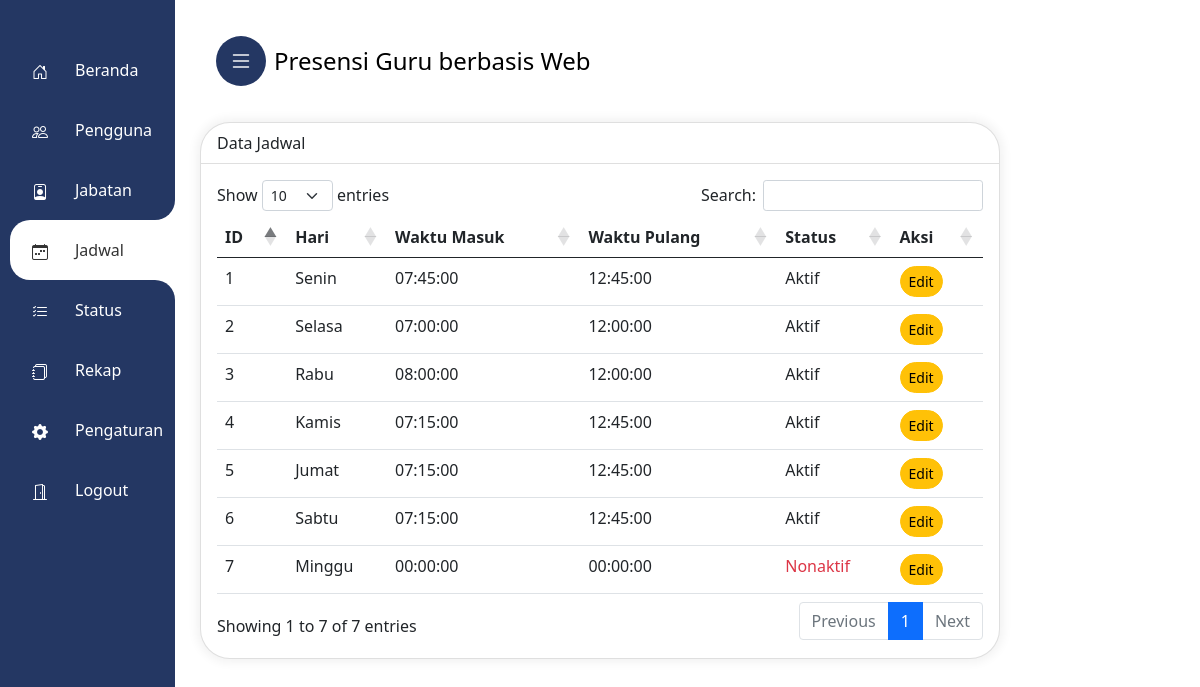
Screenshot of /admin/jadwal.php (signed in) with the database file from the repository.
### tables this page shows
CREATE TABLE `jadwal` (
  `id_jadwal` int(11) NOT NULL,
  `nama_hari` varchar(11) NOT NULL,
  `waktu_masuk` time NOT NULL,
  `waktu_pulang` time NOT NULL,
  `status` varchar(11) NOT NULL
);

### admin/jadwal.php (the view, shortened to what this page needs)
<?php
include_once 'main-admin.php';
    ?>
<!DOCTYPE html>
<html lang="en">
<head>
    <link href="https://cdn.jsdelivr.net/npm/bootstrap@5.0.0-beta2/dist/css/bootstrap.min.css" rel="stylesheet"
>
</head>
<body>
    <div class="mx-auto">
        <div class="card">
            <div class="card-header">
                Data Jadwal
            </div>
            <div class="card-body">
                <table class="table">
                    <thead>
                        <tr>
                            <th scope="col">ID</th>
                            <th scope="col">Hari</th>
                            <th scope="col">Waktu Masuk</th>
                            <th scope="col">Waktu Pulang</th>
                            <th scope="col">Status</th>
                            <th scope="col">Aksi</th>
                        </tr>
                    </thead>
                    <tbody>
                        <?php
                        $sql = "SELECT * FROM jadwal";
                        $stmt = $conn->prepare($sql);
                        $stmt->execute();
                        $result = $stmt->fetchAll(PDO::FETCH_ASSOC);
                        foreach ($result as $row) {
                            $id_jadwal = $row['id_jadwal'];
                            $nama_hari = $row['nama_hari'];
                            $waktu_masuk = $row['waktu_masuk'];
                            $waktu_pulang = $row['waktu_pulang'];
                            $status = $row['status'];
                            ?>
                            <tr>
                                <td scope="row">
                                    <?php echo $id_jadwal ?>
                                </td>
                                <td scope="row">
                                    <?php echo $nama_hari ?>
                                </td>
                                <td scope="row">
                                    <?php echo $waktu_masuk ?>
                                </td>
                                <td scope="row">
                                    <?php echo $waktu_pulang ?>
                                </td>
                                <td scope="row">
                                    <?php if ($status == "Nonaktif") { ?>
                                        <span class='text-danger'><?php echo $status ?></span>
                                    <?php } else { ?>
                                        <span><?php echo $status ?></span>
                                    <?php } ?>
                                </td>
                                <td scope="row">
                                    <a data-bs-toggle="modal" data-bs-target="#editModal"
                                        data-jadwal="<?php echo $id_jadwal ?>" data-namahari="<?php echo $nama_hari ?>"
                                        data-waktumasuk="<?php echo $waktu_masuk ?>"
                                        data-waktupulang="<?php echo $waktu_pulang ?>" data-status="<?php echo $status ?>">
                                        <button type="button" class="btn btn-warning btn-sm">Edit</button>
                                    </a>
                                </td>
                            </tr>
                            <?php
                        }
                        ?>
                    </tbody>
                </table>
            </div>
        </div>
    </div>
</body>
</html>

### admin/main-admin.php (shortened to what this page needs)
<?php
$current_page = basename($_SERVER['PHP_SELF']);
echo '
<!DOCTYPE html>
<html lang="id-ID" xml:lang="id-ID">
<head>
  <link href="https://cdn.jsdelivr.net/npm/bootstrap@5.1.1/dist/css/bootstrap.min.css" rel="stylesheet">
  <link rel="stylesheet" href="https://cdn.jsdelivr.net/npm/bootstrap-icons@1.9.1/font/bootstrap-icons.css"/>
  <link rel="stylesheet" type="text/css" href="https://cdn.datatables.net/1.13.4/css/dataTables.bootstrap5.min.css">
  <link href="https://cdn.jsdelivr.net/npm/bootstrap@5.0.0-beta2/dist/css/bootstrap.min.css" rel="stylesheet">
  <link rel="stylesheet" href="style.css?key=2">
</head>
<body>
<div class="mx-auto">
<header class="l-header">
<nav class="iniheader navbar p-3 navbar-dark justify-content-start" style="">
<div class="toggle">
    <i class="bi bi-list open"></i>
</div>
<a href="beranda" style="margin-left:8px;color:black;text-decoration:none">Presensi Guru berbasis Web</a>
</nav>
</header>
</div>
    <div class="kolomkiri">
    <div class="navigation active">
    <ul>
        <li class="list';
if ($current_page == "beranda.php") {
    echo " active";
}
echo '">
            <b></b>
            <b></b>
            <a href="beranda" data-text="Beranda">
                <span class="icon"><i class="bi bi-house-door"></i></span>
                <span class="title">Beranda</span>
            </a>
        </li>
        <li class="list';
if ($current_page == "pengguna.php") {
    echo " active";
}
echo '">
            <b></b>
            <b></b>
            <a href="pengguna" data-text="Data Pengguna">
                <span class="icon"><i class="bi bi-people"></i></span>
                <span class="title">Pengguna</span>
            </a>
        </li>
        <li class="list';
if ($current_page == "jabatan.php") {
    echo " active";
}
echo '">
            <b></b>
            <b></b>
            <a href="jabatan" data-text="Jabatan">
                <span class="icon"><i class="bi bi-person-badge"></i></span>
                <span class="title">Jabatan</span>
            </a>
        </li>
        <li class="list';
if ($current_page == "jadwal.php") {
    echo " active";
}
echo '">
            <b></b>
            <b></b>
            <a href="jadwal" data-text="Jadwal">
                <span class="icon"><i class="bi bi-calendar-week"></i></span>
                <span class="title">Jadwal</span>
            </a>
        </li>
        <li class="list';
if ($current_page == "status.php") {
    echo " active";
}
echo '">
            <b></b>
            <b></b>
            <a href="status" data-text="Status Absen">
                <span class="icon"><i class="bi bi-list-check"></i></span>
                <span class="title">Status</span>
            </a>
        </li>
        <li class="list';
if ($current_page == "rekap.php" || $current_page == "hasil_rekap.php" || $current_page == "rekap_harian.php") {
    echo " active";
}
echo '">
            <b></b>
            <b></b>
            <a href="rekap" data-text="Rekap">
                <span class="icon"><i class="bi bi-journals"></i></span>
                <span class="title">Rekap</span>
            </a>
        </li>
        <li class="list';
if ($current_page == "pengaturan.php") {
    echo " active";
}
echo '">
            <b></b>
            <b></b>
            <a href="pengaturan" data-text="Pengaturan">
                <span class="icon"><i class="bi bi-gear-fill"></i></span>
                <span class="title">Pengaturan</span>
            </a>
        </li>
        <li class="list">
            <b></b>
            <b></b>
            <a href="logout" data-text="Logout">
                <span class="icon"><i class="bi bi-door-open"></i></span>
                <span class="title">Logout</span>
            </a>
        </li>
    </ul>
</div>
</div>
<div class="navmob">
        <div class="effect"></div>
        <a href="beranda" class="';
if ($current_page == "beranda.php") {
    echo " active";
}
echo '">
            <svg xmlns="http://www.w3.org/2000/svg" width="16" height="16" fill="currentColor" class="bi bi-house-door" viewBox="0 0 16 16"><path d="M8.354 1.146a.5.5 0 0 0-.708 0l-6 6A.5.5 0 0 0 1.5 7.5v7a.5.5 0 0 0 .5.5h4.5a.5.5 0 0 0 .5-.5v-4h2v4a.5.5 0 0 0 .5.5H14a.5.5 0 0 0 .5-.5v-7a.5.5 0 0 0-.146-.354L13 5.793V2.5a.5.5 0 0 0-.5-.5h-1a.5.5 0 0 0-.5.5v1.293L8.354 1.146ZM2.5 14V7.707l5.5-5.5 5.5 5.5V14H10v-4a.5.5 0 0 0-.5-.5h-3a.5.5 0 0 0-.5.5v4H2.5Z"/></svg>
            <span class="text">Beranda</span>
        </a>
        <a href="absensi" class="';
if ($current_page == "absensi.php") {
    echo " active";
}
echo '">
            <svg xmlns="http://www.w3.org/2000/svg" width="16" height="16" fill="currentColor" class="bi bi-card-checklist" viewBox="0 0 16 16"><path d="M14.5 3a.5.5 0 0 1 .5.5v9a.5.5 0 0 1-.5.5h-13a.5.5 0 0 1-.5-.5v-9a.5.5 0 0 1 .5-.5h13zm-13-1A1.5 1.5 0 0 0 0 3.5v9A1.5 1.5 0 0 0 1.5 14h13a1.5 1.5 0 0 0 1.5-1.5v-9A1.5 1.5 0 0 0 14.5 2h-13z"/><path d="M7 5.5a.5.5 0 0 1 .5-.5h5a.5.5 0 0 1 0 1h-5a.5.5 0 0 1-.5-.5zm-1.496-.854a.5.5 0 0 1 0 .708l-1.5 1.5a.5.5 0 0 1-.708 0l-.5-.5a.5.5 0 1 1 .708-.708l.146.147 1.146-1.147a.5.5 0 0 1 .708 0zM7 9.5a.5.5 0 0 1 .5-.5h5a.5.5 0 0 1 0 1h-5a.5.5 0 0 1-.5-.5zm-1.496-.854a.5.5 0 0 1 0 .708l-1.5 1.5a.5.5 0 0 1-.708 0l-.5-.5a.5.5 0 0 1 .708-.708l.146.147 1.146-1.147a.5.5 0 0 1 .708 0z"/></svg>
            <span class="text">Absen</span>
        </a>
        <a class="plus" id="sidebarCollapse" data-bs-toggle="offcanvas" data-bs-target="#offcanvas" role="button" aria-label="Toggle menu">
            <svg xmlns="http://www.w3.org/2000/svg" width="16" height="16" fill="currentColor" class="bi bi-plus" viewBox="0 0 16 16"><path d="M8 4a.5.5 0 0 1 .5.5v3h3a.5.5 0 0 1 0 1h-3v3a.5.5 0 0 1-1 0v-3h-3a.5.5 0 0 1 0-1h3v-3A.5.5 0 0 1 8 4z"/></svg>
        </a>
        <a href="riwayat" class="';
echo '">
            <svg xmlns="http://www.w3.org/2000/svg" width="16" height="16" fill="currentColor" class="bi bi-card-list" viewBox="0 0 16 16"><path d="M14.5 3a.5.5 0 0 1 .5.5v9a.5.5 0 0 1-.5.5h-13a.5.5 0 0 1-.5-.5v-9a.5.5 0 0 1 .5-.5h13zm-13-1A1.5 1.5 0 0 0 0 3.5v9A1.5 1.5 0 0 0 1.5 14h13a1.5 1.5 0 0 0 1.5-1.5v-9A1.5 1.5 0 0 0 14.5 2h-13z"/><path d="M5 8a.5.5 0 0 1 .5-.5h7a.5.5 0 0 1 0 1h-7A.5.5 0 0 1 5 8zm0-2.5a.5.5 0 0 1 .5-.5h7a.5.5 0 0 1 0 1h-7a.5.5 0 0 1-.5-.5zm0 5a.5.5 0 0 1 .5-.5h7a.5.5 0 0 1 0 1h-7a.5.5 0 0 1-.5-.5zm-1-5a.5.5 0 1 1-1 0 .5.5 0 0 1 1 0zM4 8a.5.5 0 1 1-1 0 .5.5 0 0 1 1 0zm0 2.5a.5.5 0 1 1-1 0 .5.5 0 0 1 1 0z"/></svg>
            <span class="text">Riwayat</span>
        </a>
        <a href="profil" class="';
if ($current_page == "profil.php") {
    echo " active";
}
echo '">
            <svg xmlns="http://www.w3.org/2000/svg" width="16" height="16" fill="currentColor" class="bi bi-person" viewBox="0 0 16 16"><path d="M8 8a3 3 0 1 0 0-6 3 3 0 0 0 0 6Zm2-3a2 2 0 1 1-4 0 2 2 0 0 1 4 0Zm4 8c0 1-1 1-1 1H3s-1 0-1-1 1-4 6-4 6 3 6 4Zm-1-.004c-.001-.246-.154-.986-.832-1.664C11.516 10.68 10.289 10 8 10c-2.29 0-3.516.68-4.168 1.332-.678.678-.83 1.418-.832 1.664h10Z"/></svg>
            <span class="text">Profil</span>
        </a>
    </div>
    ';
?>

### admin/style.css (style rules this page uses)
a,a:hover,a:focus { color: inherit;text-decoration: none;transition: all 0.3s; }
.card { box-shadow: 0px 0px 10px 4px rgba(0, 0, 0, 0.05);border:none;border-radius: 30px; }
.l-header { width: 100%;position:relative;top: 0;left: 0;z-index: 99; }
.iniheader { max-width:1080px;font-size: 1.5em; }
.bi { vertical-align: -.125em;pointer-events: none;fill: currentColor; }
.navigation { display:none;position: fixed;top:0;left:0;bottom:0;width:70px;border-radius: 0;box-sizing: initial;border-left: 5px solid #243763;background:#243763;transition: all .3s ease;overflow-x: hidden; }
.navigation ul { position: absolute;top:0;left:0;width: 100%;padding-left: 5px;padding-top: 40px; }
.navigation ul li { position: relative;list-style: none;width: 100%;border-top-left-radius: 20px;border-bottom-left-radius: 20px; }
.navigation ul li.active { background-color: #fff; }
.navigation ul li b:nth-child(1) { position: absolute;top:-20px;height: 20px;width: 100%;background-color: #fff;display: none; }
.navigation ul li b:nth-child(1)::before { content: '';position: absolute;top:0;left:0;width: 100%;height: 100%;border-bottom-right-radius:20px;background-color: #243763; }
.navigation ul li b:nth-child(2) { position: absolute;bottom:-20px;height: 20px;width: 100%;background-color: #fff;display: none; }
.navigation ul li b:nth-child(2)::before { content: '';position: absolute;top:0;left:0;width: 100%;height: 100%;border-top-right-radius:20px;background-color: #243763; }
.navigation ul li.active b:nth-child(1), .navigation ul li.active b:nth-child(2) { display: block; }
.navigation ul li a { position: relative;display: block;width: 100%;display: flex;text-decoration: none;color: #fff; }
.navigation ul li.active a { color:#333 }
.navigation ul li a .icon { position: relative;display: block;min-width: 60px;height: 60px;line-height: 60px;text-align: center; }
.navigation ul li a .icon i { font-size: 1em; }
.navigation ul li a .title { position: relative;display: block;padding-left: 5px;height: 60px;line-height: 60px;white-space: normal; }
.toggle { display:none;position: relative;width: 50px;height: 50px;background-color: #243763;border-radius: 50%;cursor: pointer;justify-content: center;align-items: center;transition: all .3s ease; }
.toggle i { position: absolute;color: #fff;font-size: 24px;display: none; }
.toggle i.open, .toggle.active i.close { display: block; }
@media only screen and (min-width: 576px) { .mx-auto { margin-top:20px } }
@media only screen and (min-width: 576px) { .navigation { display: flex; } }
@media only screen and (min-width: 576px) { .kolomkiri { position: absolute;top:0;width: 100px;height: 100%;float: left;padding: 15px; } }
@media only screen and (min-width: 576px) { .iniheader { margin-top:10px !important; max-width:800px !important; border-radius: 0 !important; color:#000 !important; } }
@media only screen and (min-width: 1180px) { .navigation.active { width: 170px; } }
@media only screen and (min-width: 1180px) { .toggle { display: flex; } }

### admin/main-admin.php (style rules this page uses)
.btn { border-radius:18px !important; }
.card, .modal-content { border:0;border-radius: 30px !important; }
.card-header { background:none !important }

### admin/jadwal.php (style rules this page uses)
.mx-auto { width: 800px }
.card { margin-top: 10px; }

### rows the page displays
jadwal: id_jadwal "1", nama_hari "Senin", waktu_masuk "07:45:00", waktu_pulang "12:45:00", status "Aktif"
jadwal: id_jadwal "2", nama_hari "Selasa", waktu_masuk "07:00:00", waktu_pulang "12:00:00", status "Aktif"
jadwal: id_jadwal "3", nama_hari "Rabu", waktu_masuk "08:00:00", waktu_pulang "12:00:00", status "Aktif"
jadwal: id_jadwal "4", nama_hari "Kamis", waktu_masuk "07:15:00", waktu_pulang "12:45:00", status "Aktif"
jadwal: id_jadwal "5", nama_hari "Jumat", waktu_masuk "07:15:00", waktu_pulang "12:45:00", status "Aktif"
jadwal: id_jadwal "6", nama_hari "Sabtu", waktu_masuk "07:15:00", waktu_pulang "12:45:00", status "Aktif"
jadwal: id_jadwal "7", nama_hari "Minggu", waktu_masuk "00:00:00", waktu_pulang "00:00:00", status "Nonaktif"
